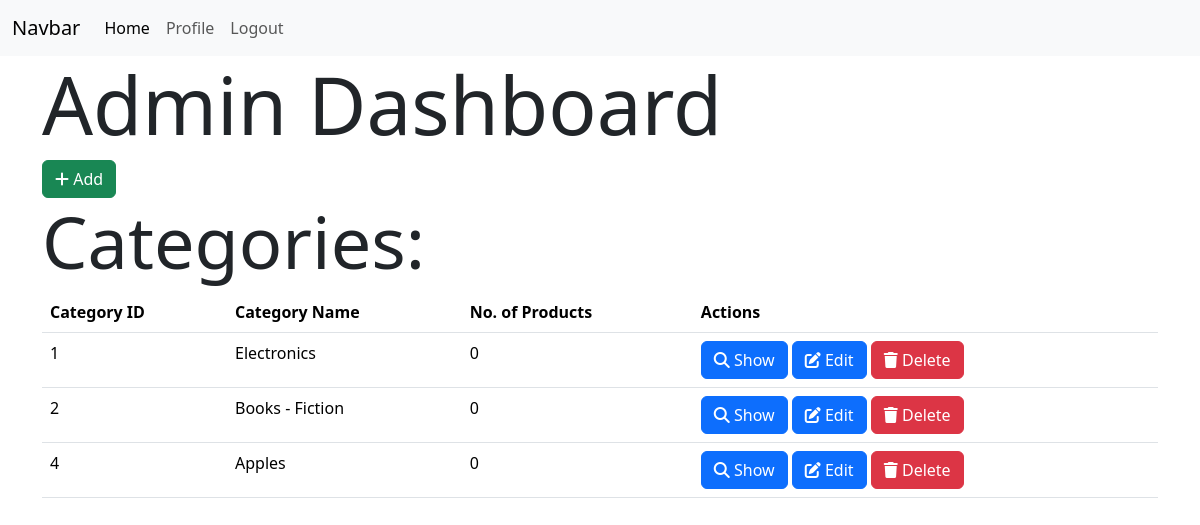
The app's page /admin (signed in), older data.
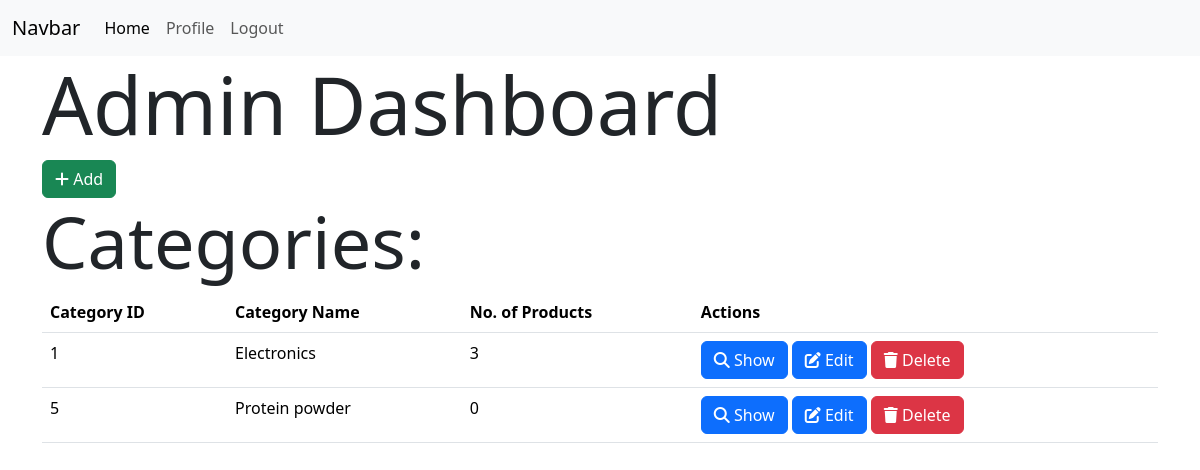
The same page, newer data.
### models.py (models this page shows)
class Category(db.Model):
    id = db.Column(db.Integer, primary_key=True)
    name = db.Column(db.String(32), unique=True)
    products = db.relationship('Product', backref='category', lazy=True, cascade="all, delete")

### routes.py (the view)
@app.route('/admin')
@admin_required
def admin():
    categories = Category.query.all()
    return render_template('admin.html', categories=categories)

### routes.py (called while the page is built)
def admin_required(func):
    @wraps(func)
    def inner(*args, **kwargs):
        if 'user_id' not in session:
            flash('Please login to continue')
            return redirect(url_for('login'))
        user = User.query.get(session['user_id'])
        if not user.is_admin:
            flash('You are not authorized to access this page')
            return redirect(url_for('index'))
        return func(*args, **kwargs)
    return inner

### templates/admin.html (shortened to what this page needs)
{% extends 'layout.html'%}
{% block content %}
<h1 class="display-1">Admin Dashboard</h1>
<a href="{{url_for('add_category')}}" class="btn btn-success">
    <i class="fas fa-plus"></i>
    Add</a>
<h2 class="display-2">Categories:</h2>
<table class="table">
    <thread>
        <tr>
            <th>Category ID</th>
            <th>Category Name</th>
            <th>No. of Products</th>
            <th>Actions</th>
        </tr>
    </thread>
    <tbody>
        {% for category in categories %}
    <tr>
        <td>{{category.id}}</td>
        <td>{{category.name}}</td>
        <td>{{category.products|length}}</td>
        <td>
            <a href="{{url_for('show_category', id=category.id)}}" class="btn btn-primary">
                <i class="fas fa-search   "></i>
                Show
            </a>
            <a href="{{url_for('edit_category', id=category.id)}}" class="btn btn-primary">
                <i class="fas fa-edit   "></i>
                Edit
            </a>
            <a href="{{url_for('delete_category', id=category.id)}}" class="btn btn-danger">
                <i class="fas fa-trash   "></i>
                Delete
            </a>
        </td>
    </tr>
    {% endfor %}
    </tbody>
</table>
{% endblock %}

Row changes from the older to the newer data that the page shows:
removed Category: id "2", name "Books - Fiction", products|length "0"
removed Category: id "4", name "Apples", products|length "0"
computed for Category "Electronics": products|length "0" → "3"
added Category: id "5", name "Protein powder", products|length "0"
